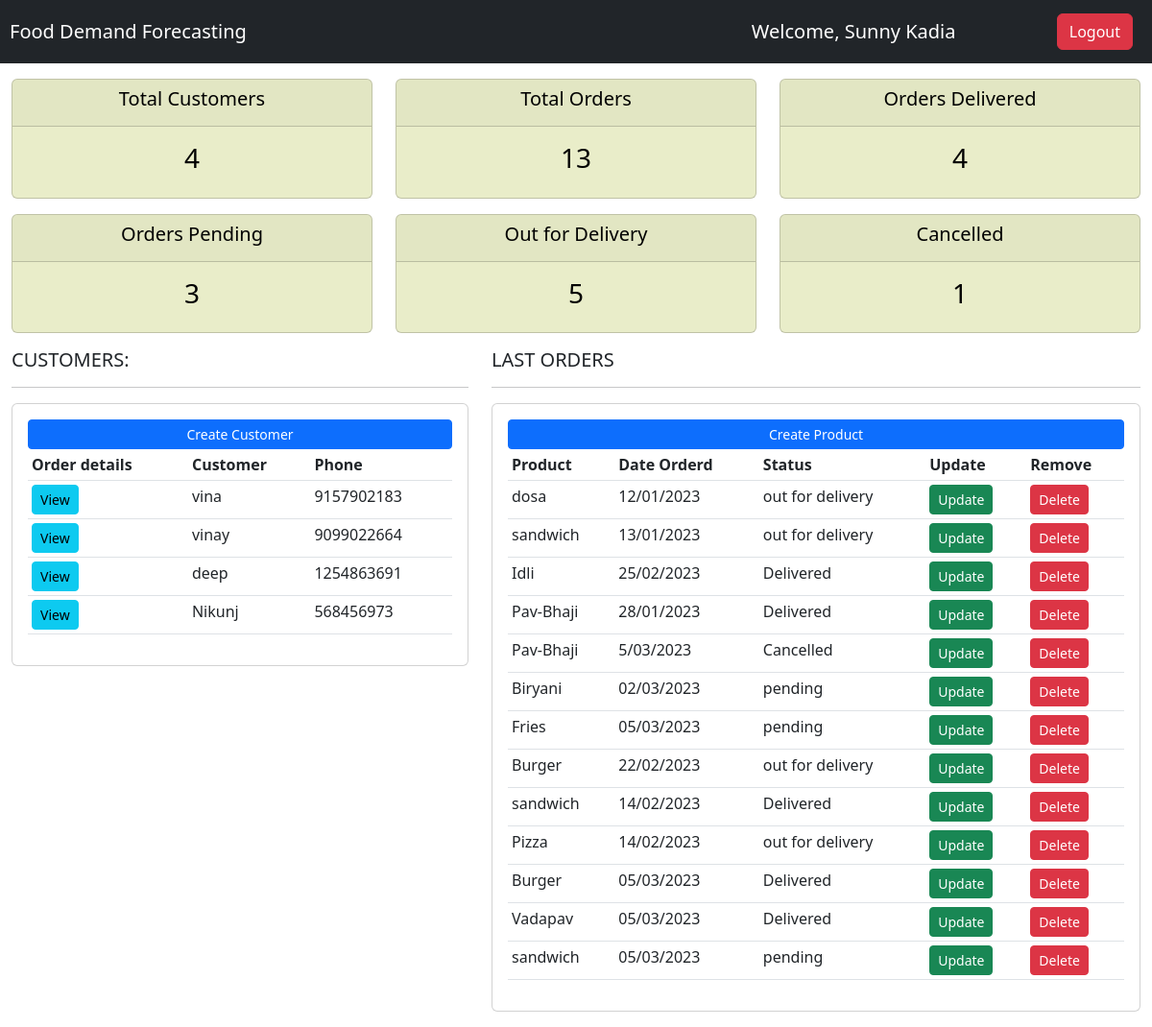
The page /dashboard (signed in) on the database its author committed.
### main.py (models this page shows)
class User(UserMixin, db.Model):
    id = db.Column(db.Integer, primary_key=True)
    email = db.Column(db.String(100), unique=True)
    password = db.Column(db.String(1000))
    name = db.Column(db.String(1000))

class Customer(db.Model):
    id = db.Column(db.Integer, primary_key=True)
    name = db.Column(db.String(20), unique=True)
    address = db.Column(db.String(100))
    phoneNumber = db.Column(db.Integer, unique=True)
    city = db.Column(db.String(20))
    state = db.Column(db.String(20))
    mail = db.Column(db.String)

class order(db.Model):
    id = db.Column(db.Integer, primary_key=True)
    customer_id = db.Column(db.Integer)
    date_created = db.Column(db.String)
    status = db.Column(db.String)
    product = db.Column(db.String)

### main.py (the view)
@app.route("/dashboard")
@login_required
def dashboard():
    totalCustomer = db.session.query(Customer.id).count()
    all_customers = Customer.query.all()
    all_orders = order.query.all()
    total_orders = db.session.query(order.id).count()
    status = db.session.query(order.status, func.count(order.status).label("out for delivery")).group_by(
        order.status).all()
    cancel = status[0][1]
    out_for_delivery = status[1][1]
    delivered = status[2][1]
    pending = status[3][1]
    return render_template("dashboard.html", name=current_user.name, totalCustomer=totalCustomer,
                           all_customers=all_customers, all_orders=all_orders, total_orders=total_orders, cancel=cancel,
                           out_for_delivery=out_for_delivery, delivered=delivered, pending=pending)

### main.py (called while the page is built)
@login_manager.user_loader
def load_user(user_id):
    return User.query.get(int(user_id))

### templates/dashboard.html (shortened to what this page needs)
<!DOCTYPE html>
<html lang="en">
<head>
    <link href="https://cdn.jsdelivr.net/npm/bootstrap@5.3.0-alpha1/dist/css/bootstrap.min.css" rel="stylesheet"
>
</head>
<body>
    <nav class="navbar navbar-expand-lg navbar-dark bg-dark">
        <a class="navbar-brand" href="{{ url_for('dashboard') }}" style="padding:10px;">Food Demand Forecasting</a>
        <div class="collapse navbar-collapse" id="navbarNav">
            <ul class="navbar-nav" style="text-align:center;">
        <span class="name-user" style="color:white;font-size:20px;margin-left:500px">Welcome, {{ name }}</span>
            </ul>
        </div>
        <span class="name-user" style="padding-right:20px;"><a class="btn btn-danger" href="{{ url_for('logout') }}">Logout</a></span>
    </nav>
    <div class="container-fluid my-3">
        <div class="row">
            <div class="col">
                <div class="col-md">
                    <div style="background-color: #E9EDC9;" class="card text-center text-black  mb-3">
                        <div class="card-header">
                            <h5 class="card-title">Total Customers</h5>
                        </div>
                        <div class="card-body">
                            <h3 class="card-title">{{ totalCustomer }}</h3>
                        </div>
                    </div>
                </div>
            </div>
            <div class="col">
                <div class="col-md">
                    <div style="background-color: #E9EDC9;" class="card text-center text-black  mb-3">
                        <div class="card-header">
                            <h5 class="card-title">Total Orders</h5>
                        </div>
                        <div class="card-body">
                            <h3 class="card-title">{{ total_orders }}</h3>
                        </div>
                    </div>
                </div>
            </div>
            <div class="col">
                <div class="col-md">
                    <div style="background-color: #E9EDC9;" class="card text-center text-black  mb-3">
                        <div class="card-header">
                            <h5 class="card-title">Orders Delivered</h5>
                        </div>
                        <div class="card-body">
                            <h3 class="card-title">{{ delivered }}</h3>
                        </div>
                    </div>
                </div>
            </div>
        </div>
        <div class="row">
            <div class="col">
                <div class="col-md">
                    <div style="background-color: #E9EDC9;" class="card text-center text-black  mb-3">
                        <div class="card-header">
                            <h5 class="card-title">Orders Pending</h5>
                        </div>
                        <div class="card-body">
                            <h3 class="card-title">{{ pending }}</h3>
                        </div>
                    </div>
                </div>
            </div>
            <div class="col">
                <div class="col-md">
                    <div style="background-color: #E9EDC9;" class="card text-center text-black  mb-3">
                        <div class="card-header">
                            <h5 class="card-title">Out for Delivery</h5>
                        </div>
                        <div class="card-body">
                            <h3 class="card-title">{{ out_for_delivery }}</h3>
                        </div>
                    </div>
                </div>
            </div>
            <div class="col">
                <div class="col-md">
                    <div style="background-color: #E9EDC9;" class="card text-center text-black  mb-3">
                        <div class="card-header">
                            <h5 class="card-title">Cancelled</h5>
                        </div>
                        <div class="card-body">
                            <h3 class="card-title">{{ cancel }}</h3>
                        </div>
                    </div>
                </div>
            </div>
        </div>
        <div class="row">
            <div class="col-md-5">
                <h5>CUSTOMERS:</h5>
                <hr>
                <div class="card card-body">
                    <a class="btn btn-primary  btn-sm btn-block" href="{{ url_for('create_customer') }}">Create
                        Customer</a>
                    <table class="table table-sm">
                        <tr>
                            <th>Order details</th>
                            <th>Customer</th>
                            <th>Phone</th>
                        </tr>
                        {% for customer in all_customers: %}
                        <tr>
                            <td><a class="btn btn-sm btn-info" href="{{ url_for('customer_details', id=customer.id ) }}">View</a></td>
                            <td>{{ customer.name }}</td>
                            <td>{{ customer.phoneNumber }}</td>
                        </tr>
                        {% endfor %}
                    </table>
                </div>
            </div>
            <div class="col-md-7">
                <h5>LAST ORDERS</h5>
                <hr>
                <div class="card card-body">
                    <a class="btn btn-primary  btn-sm btn-block" href="{{ url_for('create_product') }}">Create
                        Product</a>
                    <table class="table table-sm">
                        <tr>
                            <th>Product</th>
                            <th>Date Orderd</th>
                            <th>Status</th>
                            <th>Update</th>
                            <th>Remove</th>
                        </tr>
                        {% for order in all_orders: %}
                        <tr>
                            <td>{{ order.product }}</td>
                            <td>{{ order.date_created }}</td>
                            <td>{{ order.status }}</td>
                            <td><a class="btn btn-sm btn-success" href="#">Update</a>
                            </td>
                            <td><a class="btn btn-sm btn-danger" href="#">Delete</a>
                            </td>
                        </tr>
                        {% endfor %}
                    </table>
                </div>
            </div>
        </div>
    </div>
</body>
</html>

### rows shown on the page
User: name "Sunny Kadia"
Customer: name "vina", phoneNumber "9157902183"
Customer: name "vinay", phoneNumber "9099022664"
Customer: name "deep", phoneNumber "1254863691"
Customer: name "Nikunj", phoneNumber "568456973"
order: product "dosa", date_created "12/01/2023", status "out for delivery"
order: product "sandwich", date_created "13/01/2023", status "out for delivery"
order: product "Idli", date_created "25/02/2023", status "Delivered"
order: product "Pav-Bhaji", date_created "28/01/2023", status "Delivered"
order: product "Pav-Bhaji", date_created "5/03/2023", status "Cancelled"
order: product "Biryani", date_created "02/03/2023", status "pending"
order: product "Fries", date_created "05/03/2023", status "pending"
order: product "Burger", date_created "22/02/2023", status "out for delivery"
order: product "sandwich", date_created "14/02/2023", status "Delivered"
order: product "Pizza", date_created "14/02/2023", status "out for delivery"
order: product "Burger", date_created "05/03/2023", status "Delivered"
order: product "Vadapav", date_created "05/03/2023", status "Delivered"
order: product "sandwich", date_created "05/03/2023", status "pending"

### other values the page prints
{{ totalCustomer }} "4"
{{ total_orders }} "13"
{{ delivered }} "4"
{{ pending }} "3"
{{ out_for_delivery }} "5"
{{ cancel }} "1"
